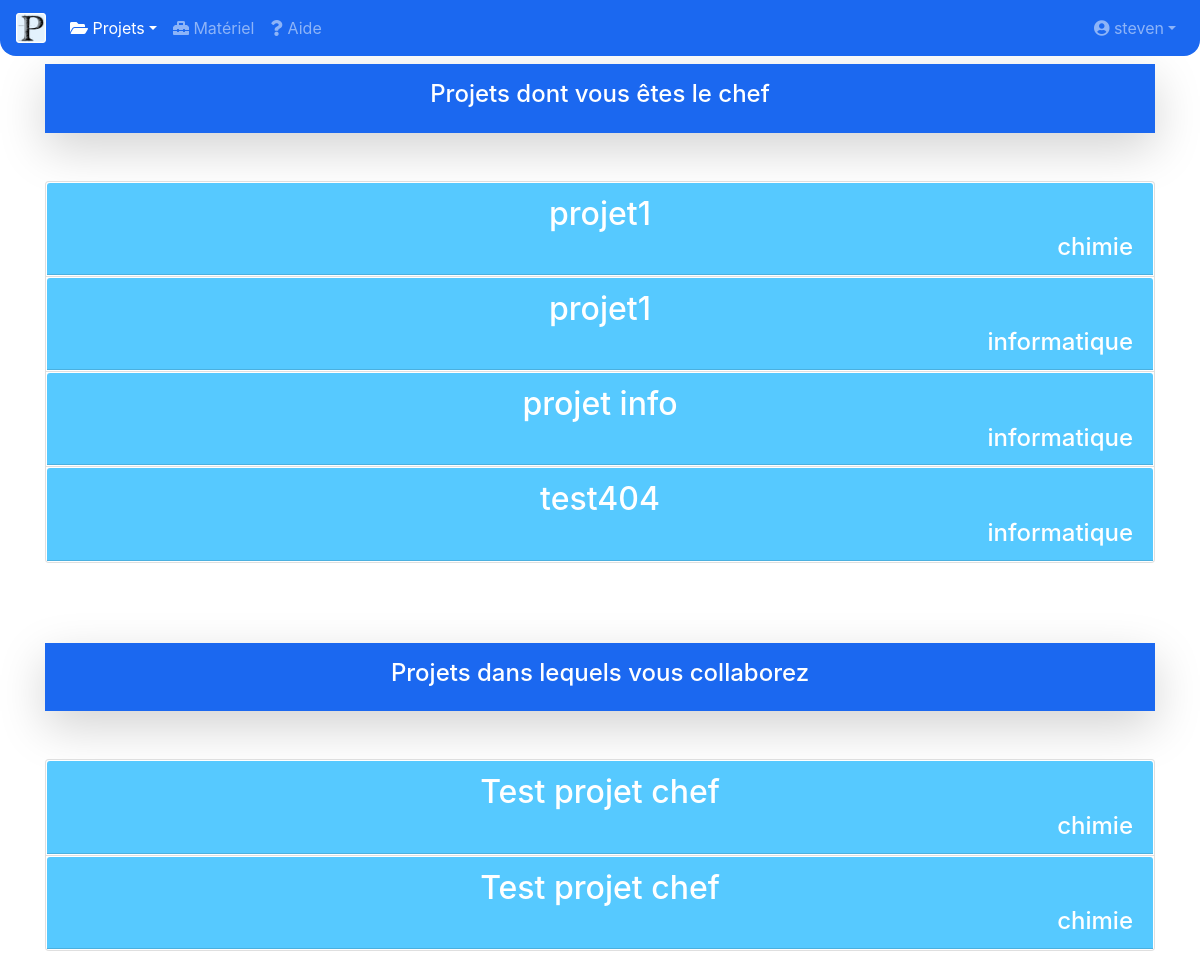
/projets/ (signed in), run on an earlier commit of the app's database.
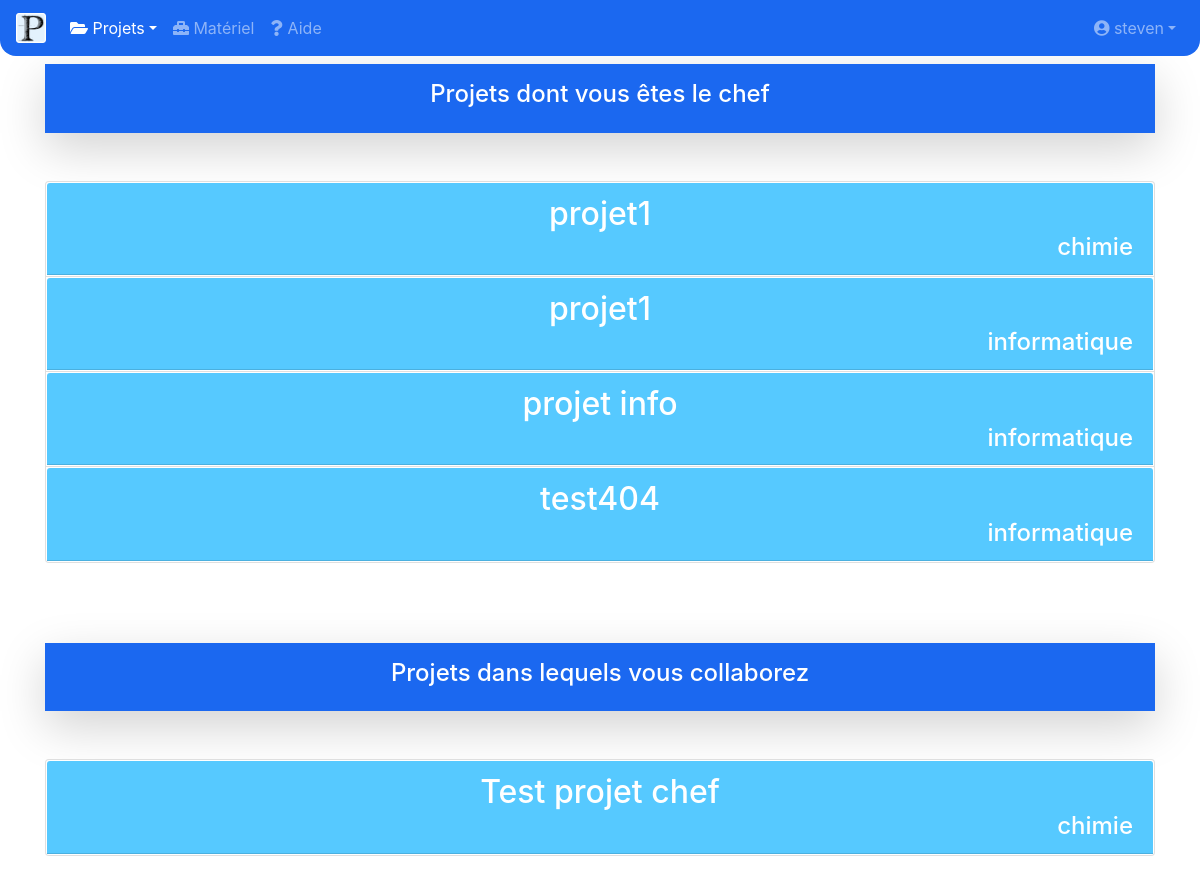
And on a later commit of the database.
### comptes/models.py (models this page shows, shortened)
class Projet(models.Model):
    nom = models.CharField(max_length=100)
    type = models.CharField(max_length=100)
    description = TextField()
    chefProjet = models.ForeignKey(User, on_delete=models.CASCADE)

class PersonneProjet(models.Model):
    projet = models.ForeignKey(Projet, on_delete=models.CASCADE)
    personne = models.ForeignKey(User, on_delete=models.CASCADE)

### Prepascience/views.py (the view, shortened to what this page needs)
# urls.py: path('projets/',views.projets.as_view()),
class projets(TemplateView):
    def get(self, request):
        form = AjoutCollab()
        if request.user.is_authenticated:
            pchef = Projet.objects.filter(chefProjet__exact=request.user)
            pcollab = PersonneProjet.objects.filter(personne__exact=request.user)
            nomcollab = PersonneProjet.objects.all()
            listeMat = ProjetMateriel.objects.all()
            return render(request, "projet.html",
                          {'pchef': pchef, 'pcollab': pcollab, 'form': form, 'nomcollab': nomcollab,
                           'listeMat': listeMat})
        else:
            return render(request, "projet.html")

### Prepascience/session.py (called while the page is built)
    def __call__(self, request):
        response = self.get_response(request)
        return response

    def process_view(self, request, view_func, view_args, view_kwargs):
        assert hasattr(request, 'user')
        path = request.path_info.lstrip('/')
        if not request.user.is_authenticated:
            if any(url.match(path) for url in EXEMPT_URLS):
                return redirect(settings.LOGIN_URL)

### templates/projet.html (shortened to what this page needs)
{% load static %}
{% if user.is_authenticated %}
<!doctype html>
<html lang="en">
<head>
    <link rel="stylesheet" href="https://stackpath.bootstrapcdn.com/bootstrap/4.4.1/css/bootstrap.min.css">
    <link rel="stylesheet" href="https://use.fontawesome.com/releases/v5.7.0/css/all.css">
</head>
<body style=" background-color: #232630;" >
<nav class="navbar navbar-expand-md navbar-dark fixed-top" style="background-color: #1B68F0;border-bottom-left-radius: 1rem; border-bottom-right-radius: 1rem ">
    <a class="navbar-brand" href="/">
        <img src="{% static 'images/logo.png' %}" width="30" height="30" class="d-inline-block align-top" alt="">
    </a>
    <div class="collapse navbar-collapse" id="navbarsExampleDefault">
        <ul class="navbar-nav mr-auto">
            <li class="nav-item dropdown active">
                <a class="nav-link dropdown-toggle" href="#" id="dropdown01" data-toggle="dropdown" aria-haspopup="true" aria-expanded="false"> <i class="fas fa-folder-open"> </i> Projets</a>
            </li>
            <li class="nav-item">
                <a class="nav-link" href="/materiel/?form="> <i class="fas fa-toolbox"></i> Matériel </a>
            </li>
            <li class="nav-item">
                <a class="nav-link" href="/aide/"> <i class="fas fa-question"></i> Aide </a>
            </li>
            </ul>
            {% if user.is_authenticated  %}
            <div align="right" class="navbar-nav">
                <a class="nav-link dropdown-toggle" href="#" id="dropdown01" data-toggle="dropdown" aria-haspopup="true" aria-expanded="false"> <i class="fas fa-user-circle"></i> {{ request.user.username }}</a>
            </div>
            {% endif %}
    </div>
</nav>
<main role="main"  style="padding-left: 0px;padding-right: 0px;padding-top: 4rem;padding-bottom: 4rem; background-color: #FFFFFF;border-bottom-left-radius: 1rem;border-bottom-right-radius: 1rem">
    <div class="container" align="right">
    <div style="background-color: #1B68F0;margin-bottom: 2rem" align="center" class="shadow-lg p-3 mb-5 text-white"><h4>Projets dont vous êtes le chef</h4></div>
    <div class="accordion" id="projetsChef">
    {% for i in pchef %}
  <div class="card">
  <button class="btn btn-link" type="button" data-toggle="collapse" data-target="#collapse{{i.id}}" aria-expanded="true" aria-controls="collapse{{i.id}}" style="padding: 0px">
    <div class="card-header" id="heading{{i.id}}" style="background-color: #56C9FF;color:#FFFFFF;transition-duration: 0.5s;text-decoration: none;" onmouseover="this.style.background='#1B68F0'" onmouseout="this.style.background='#56C9FF'">
        <h2 class="mb-0" style="color:#FFFFFF">
          {{ i.nom }}
      </h2>
        <h4 class="mb-0" style="color:#FFFFFF; position:relative" align="right">
          {{ i.type }}
      </h4>
    </div>
  </button>
  </div>
    {% endfor %}
</div>
    <div style="background-color: #1B68F0;margin-bottom: 2rem;margin-top: 5rem" align="center" class="shadow-lg p-3 mb-5 text-white"><h4>Projets dans lequels vous collaborez</h4></div>
    <div class="accordion" id="projetsCollab">
    {% for i in pcollab %}
  <div class="card">
  <button class="btn btn-link" type="button" data-toggle="collapse" data-target="#collapse2{{i.id}}" aria-expanded="true" aria-controls="collapse2{{i.id}}" style="padding: 0px">
    <div class="card-header" id="heading2{{i.id}}" style="background-color: #56C9FF;color:#FFFFFF;transition-duration: 0.5s;text-decoration: none;" onmouseover="this.style.background='#1B68F0'" onmouseout="this.style.background='#56C9FF'">
        <h2 class="mb-0" style="color:#FFFFFF">
          {{ i.projet.nom }}
      </h2>
        <h4 class="mb-0" style="color:#FFFFFF; position:relative" align="right">
          {{ i.projet.type }}
      </h4>
    </div>
  </button>
  </div>
    {% endfor %}
    </div>
    </div>
</main>
</body>
</html>
{% endif %}

What changed in the data, as far as the page shows it:
removed PersonneProjet: projet.nom "Test projet chef", projet.type "chimie"
